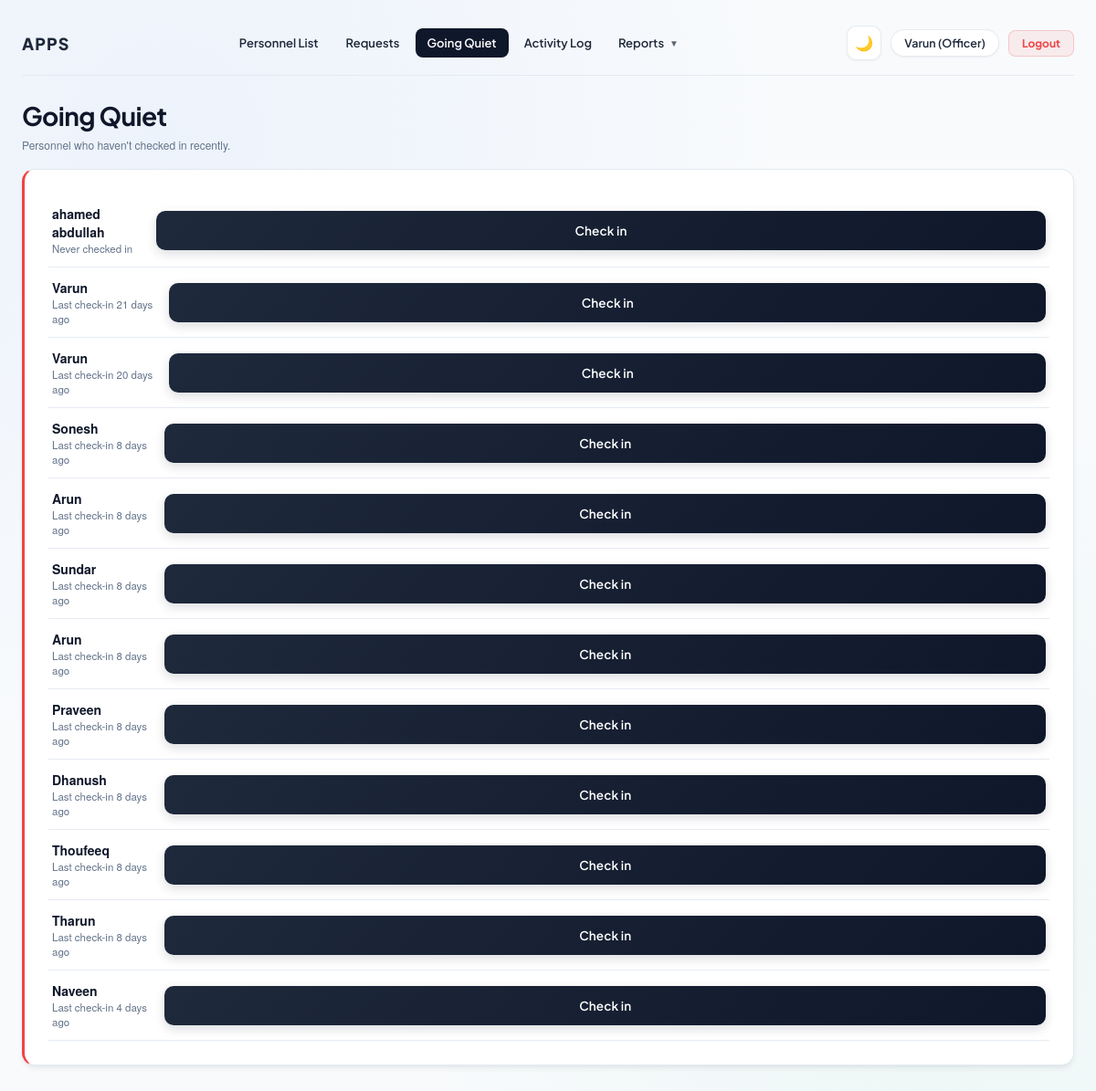
The app's page /officer/going_quiet (signed in), older data.
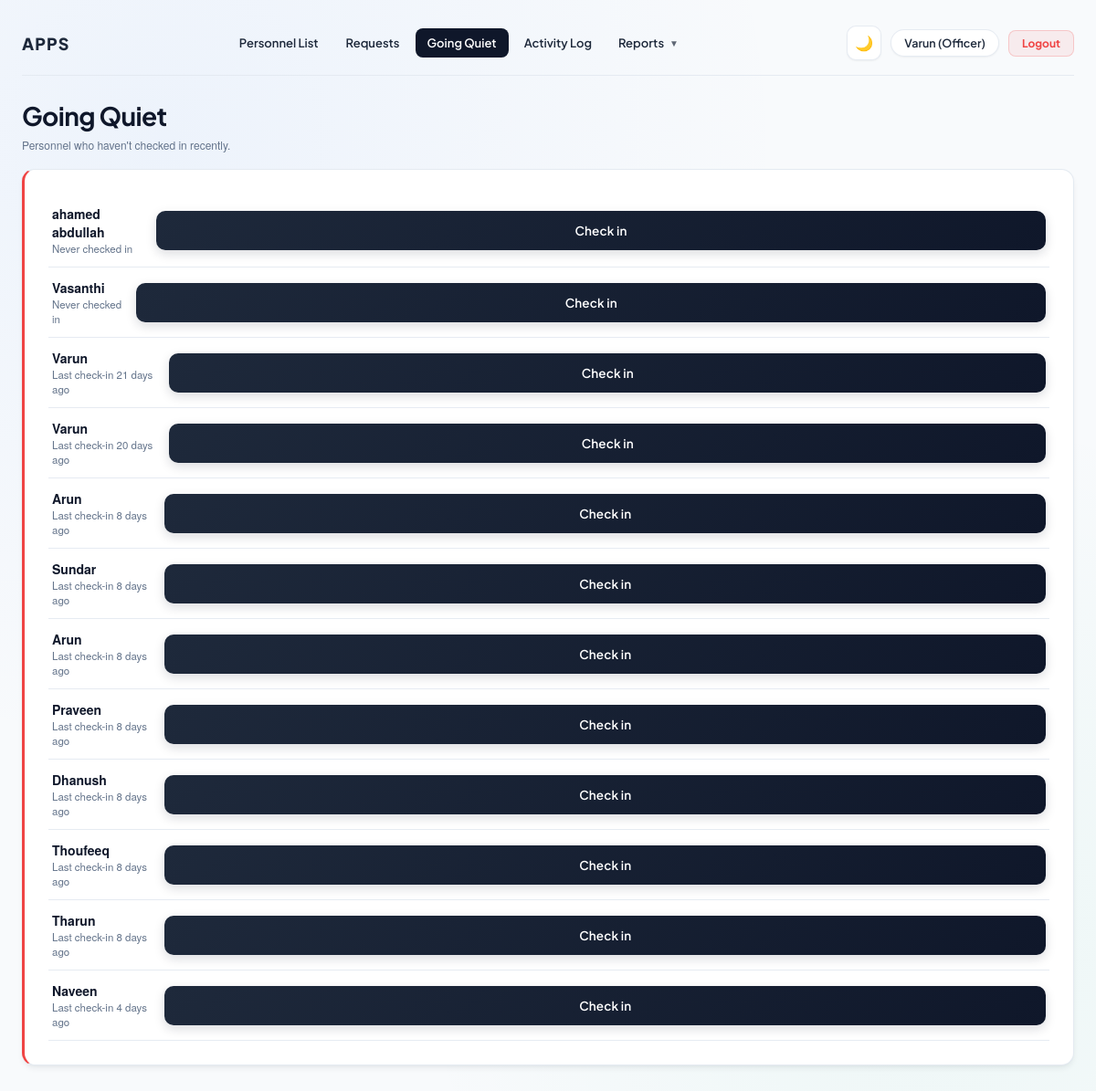
The same page, newer data.
### tables this page shows
CREATE TABLE Users (
            id INTEGER PRIMARY KEY AUTOINCREMENT,
            name TEXT NOT NULL,
            unit TEXT,
            password TEXT NOT NULL,
            role TEXT NOT NULL DEFAULT 'personnel'
        , assigned_officer_id INTEGER);

### app.py (the view)
@app.route("/officer/going_quiet")
@role_required("officer")
def officer_going_quiet():
    conn = get_db()
    rows = conn.execute("""
        SELECT Users.id, Users.name, MAX(DailyData.date) AS last_date
        FROM Users
        LEFT JOIN DailyData ON DailyData.user_id = Users.id
        WHERE Users.role = 'personnel'
        GROUP BY Users.id
    """).fetchall()
    conn.close()
    followups = []
    for r in rows:
        if r["last_date"] is None:
            days = None  # never checked in
        else:
            days = (today_local() - date.fromisoformat(r["last_date"])).days
            if days < QUIET_AFTER_DAYS:
                continue
        followups.append({"id": r["id"], "name": r["name"], "days": days})
    followups.sort(key=lambda f: (f["days"] is not None, -(f["days"] or 0)))
    return render_template("officer_going_quiet.html", followups=followups)

### app.py (called while the page is built)
def now_local():
    return datetime.now(TZ_IST)

def today_local():
    return now_local().date()

def get_db():
    conn = sqlite3.connect(DB_PATH, factory=SyncedConnection)
    conn.row_factory = sqlite3.Row
    return conn

def role_required(*roles):
    def decorator(view):
        @wraps(view)
        def wrapper(*args, **kwargs):
            if "user_id" not in session or session.get("role") not in roles:
                return redirect(url_for("login"))
            return view(*args, **kwargs)
        return wrapper
    return decorator

@app.before_request
def block_cross_site_posts():
    if request.method != "POST":
        return
    source = request.headers.get("Origin") or request.headers.get("Referer")
    if source:
        if urlparse(source).netloc != request.host:
            abort(403)

@app.after_request
def add_security_headers(resp):
    resp.headers.setdefault("X-Content-Type-Options", "nosniff")
    resp.headers.setdefault("X-Frame-Options", "SAMEORIGIN")
    resp.headers.setdefault("Referrer-Policy", "same-origin")
    if "user_id" in session:
        resp.headers["Cache-Control"] = "no-store"
    return resp

### templates/officer_going_quiet.html (shortened to what this page needs)
<!DOCTYPE html>
<html lang="en">
<head>
<link rel="stylesheet" href="{{ url_for('static', filename='style.css') }}">
</head>
<body class="officer-page">
<div class="wrap">
  {% include "_header.html" %}
  <h2 class="page-title">Going Quiet</h2>
  <p style="font-family:'Helvetica Neue', Arial, sans-serif; font-size:12px; color:var(--steel); margin:0 0 18px;">
    Personnel who haven't checked in recently.
  </p>
  {% if followups %}
  <div class="card" style="margin-bottom:22px; border-left:3px solid var(--signal-high);">
    {% for f in followups %}
    <div style="display:flex; align-items:center; justify-content:space-between; gap:12px; padding:12px 4px; border-bottom:1px solid var(--line);">
      <div>
        <div style="font-family:'Helvetica Neue', Arial, sans-serif; font-size:14px; font-weight:600; color:var(--ink);">{{ f.name }}</div>
        <div style="font-family:'Helvetica Neue', Arial, sans-serif; font-size:11.5px; color:var(--steel);">{% if f.days is none %}Never checked in{% else %}Last check-in {{ f.days }} days ago{% endif %}</div>
      </div>
      <a href="/officer/personnel/{{ f.id }}" class="btn" style="text-decoration:none;">Check in</a>
    </div>
    {% endfor %}
  </div>
  {% else %}
    <p class="empty-note">Everyone has checked in recently.</p>
  {% endif %}
</div>
</body>
</html>

Row changes from the older to the newer data that the page shows:
no longer on this page (row edited): Users: name "Sonesh", days "8"
added Users: name "Vasanthi", shows "Never checked in"
